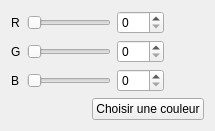
             <widget class="QWidget" name="tab_4">
              <attribute name="title">
               <string>RGB 1</string>
              </attribute>
              <layout class="QVBoxLayout" name="verticalLayout_10">
               <item>
                <layout class="QGridLayout" name="gridLayout_7">
                 <item row="0" column="3">
                  <spacer name="horizontalSpacer_8">
                   <property name="orientation">
                    <enum>Qt::Horizontal</enum>
                   </property>
                   <property name="sizeHint" stdset="0">
                    <size>
                     <width>40</width>
                     <height>20</height>
                    </size>
                   </property>
                  </spacer>
                 </item>
                 <item row="0" column="1">
                  <widget class="QSlider" name="horizontalSlider_4">
                   <property name="maximum">
                    <number>255</number>
                   </property>
                   <property name="orientation">
                    <enum>Qt::Horizontal</enum>
                   </property>
                  </widget>
                 </item>
                 <item row="0" column="0">
                  <widget class="QLabel" name="label_18">
                   <property name="text">
                    <string>R</string>
                   </property>
                  </widget>
                 </item>
                 <item row="1" column="0">
                  <widget class="QLabel" name="label_19">
                   <property name="text">
                    <string>G</string>
                   </property>
                  </widget>
                 </item>
                 <item row="0" column="2">
                  <widget class="QSpinBox" name="spinBox_rgb_1_r">
                   <property name="maximum">
                    <number>255</number>
                   </property>
                  </widget>
                 </item>
                 <item row="1" column="1">
                  <widget class="QSlider" name="horizontalSlider_5">
                   <property name="maximum">
                    <number>255</number>
                   </property>
                   <property name="orientation">
                    <enum>Qt::Horizontal</enum>
                   </property>
                  </widget>
                 </item>
                 <item row="2" column="0">
                  <widget class="QLabel" name="label_20">
                   <property name="text">
                    <string>B</string>
                   </property>
                  </widget>
                 </item>
                 <item row="1" column="2">
                  <widget class="QSpinBox" name="spinBox_rgb_1_g">
                   <property name="maximum">
                    <number>255</number>
                   </property>
                  </widget>
                 </item>
                 <item row="2" column="2">
                  <widget class="QSpinBox" name="spinBox_rgb_1_b">
                   <property name="maximum">
                    <number>255</number>
                   </property>
                  </widget>
                 </item>
                 <item row="2" column="1">
                  <widget class="QSlider" name="horizontalSlider_6">
                   <property name="maximum">
                    <number>255</number>
                   </property>
                   <property name="orientation">
                    <enum>Qt::Horizontal</enum>
                   </property>
                  </widget>
                 </item>
                </layout>
               </item>
               <item>
                <layout class="QHBoxLayout" name="horizontalLayout_4">
                 <item>
                  <spacer name="horizontalSpacer_14">
                   <property name="orientation">
                    <enum>Qt::Horizontal</enum>
                   </property>
                   <property name="sizeHint" stdset="0">
                    <size>
                     <width>40</width>
                     <height>20</height>
                    </size>
                   </property>
                  </spacer>
                 </item>
                 <item>
                  <widget class="QPushButton" name="colour_picker_1">
                   <property name="text">
                    <string>Choisir une couleur</string>
                   </property>
                  </widget>
                 </item>
                </layout>
               </item>
              </layout>
             </widget>
